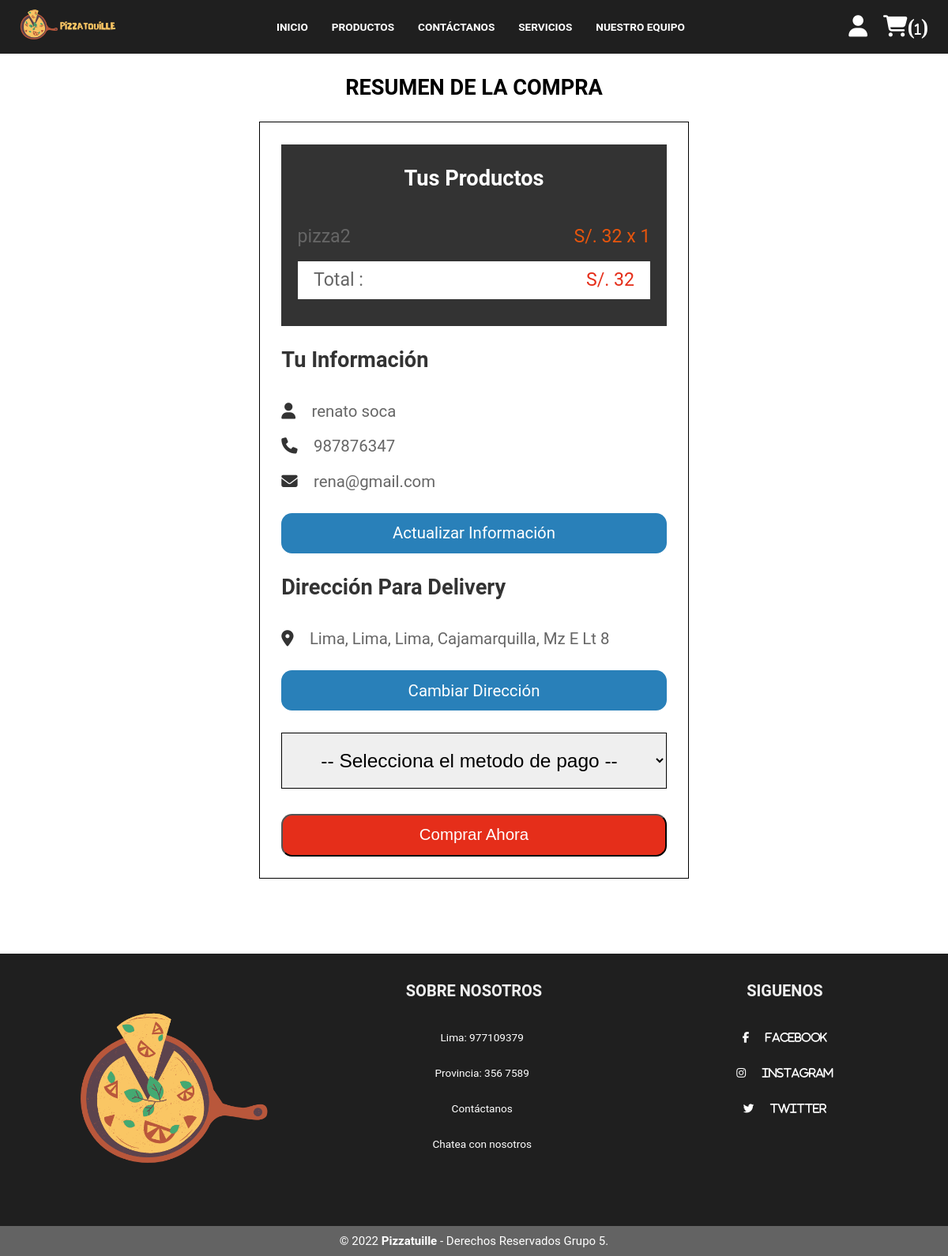
/compra.php (signed in), run on the app's committed database.
### tables this page shows
CREATE TABLE `carrito` (
  `id` int(100) NOT NULL,
  `usuario_id` int(100) NOT NULL,
  `pid` int(100) NOT NULL,
  `nombre` varchar(100) NOT NULL,
  `precio` int(10) NOT NULL,
  `cantidad` int(10) NOT NULL,
  `imagen` varchar(100) NOT NULL
);

CREATE TABLE `usuario` (
  `id` int(100) NOT NULL,
  `nombre` varchar(20) NOT NULL,
  `apellido` varchar(20) NOT NULL,
  `correo` varchar(50) NOT NULL,
  `celular` varchar(11) NOT NULL,
  `contraseña` varchar(50) NOT NULL,
  `direccion` varchar(100) NOT NULL
);

### compra.php (the view, shortened to what this page needs)
<?php
include './BD/conexion.php';
?>
<!DOCTYPE html>
<html lang="es">
<head>
   <link rel="stylesheet" href="./css/usuario_style.css">
</head>
<body>
   <?php include 'front_header.php'; ?>
   <section class="verificar">
   <h1 class="titulo">Resumen de la Compra</h1>
   <form action="" method="post">
      <div class="box-productos">
         <h3>Tus Productos</h3>
         <?php
            $grand_total = 0;
            $select_carrito = $conn->prepare("SELECT * FROM `carrito` WHERE usuario_id = ?");
            $select_carrito->execute([$usuario_id]);
            if($select_carrito->rowCount() > 0){
               while($fetch_carrito = $select_carrito->fetch(PDO::FETCH_ASSOC)){
                  $grand_total += ($fetch_carrito['precio'] * $fetch_carrito['cantidad']);
         ?>
         <p><span class="nombre"><?= $fetch_carrito['nombre']; ?></span><span class="precio">S/. <?= $fetch_carrito['precio']; ?> x <?= $fetch_carrito['cantidad']; ?></span></p>
         <?php
               }
            }else{
               echo '<p class="vacio">Tu Carrito esta vacio!</p>';
            }
         ?>
         <p class="grand-total"><span class="nombre">Total :</span><span class="precio">S/. <?= $grand_total; ?></span></p>
      </div>
      <?php
         $seleccionar_perfil = $conn->prepare("SELECT * FROM `usuario` WHERE id = ?");
         $seleccionar_perfil->execute([$usuario_id]);
         $fetch_usuario = $seleccionar_perfil->fetch(PDO::FETCH_ASSOC);
      ?>
      <div class="info-usuario">
         <h3>Tu información</h3>
         <p><i class="fas fa-user"></i><span><?= $fetch_usuario['nombre'].' '.$fetch_usuario['apellido'] ?></span></p>
         <p><i class="fas fa-phone"></i><span><?= $fetch_usuario['celular'] ?></span></p>
         <p><i class="fas fa-envelope"></i><span><?= $fetch_usuario['correo'] ?></span></p>
         <a href="./upd_perfil.php" class="btn">Actualizar Información</a>
         <h3>Dirección Para Delivery</h3>
         <p><i class="fas fa-map-marker-alt"></i><span><?php if($fetch_usuario['direccion'] == ''){echo 'Por favor, ingrese su dirección';}else{echo $fetch_usuario['direccion'];} ?></span></p>
         <a href="./upd_direccion.php" class="btn">Cambiar Dirección</a>
         <select name="metodo" class="box" required>
            <option value="" disabled selected>-- Selecciona el metodo de pago --</option>
         </select>
         <input type="submit" value="Comprar Ahora" class="btn <?php if($fetch_usuario['direccion'] == ''){echo 'disabled';} ?>" style="width:100%; background:var(--rojo); color:var(--blanco);" name="comprar">
      </div>
   </form>
   </section>
   <?php include 'front_footer.php'; ?>
</body>
</html>

### front_header.php (shortened to what this page needs)
<?php
    if(isset($_SESSION['usuario_id'])){
        $usuario_id = $_SESSION['usuario_id'];
    }else{
        $usuario_id = '';
    };
?>
<header class="header">
    <div class="container">
        <a href="./index.php" class="logo">
                <img src="./img/Logo-Trans.png" alt="Logo-Empresa">
        </a>
        <nav>
            <a href="./index.php">INICIO</a>
            <a href="./productos.php">PRODUCTOS</a>
            <a href="./contactanos.php">CONTÁCTANOS</a>
            <a href="./servicios.php">SERVICIOS</a>
            <a href="./equipo.php">NUESTRO EQUIPO</a>
        </nav>
        <div class="iconos">
            <i id="btn-usuario" class="fa-solid fa-user"></i>
            <?php
                $count_cart_items = $conn->prepare("SELECT * FROM `carrito` WHERE usuario_id = ?");
                $count_cart_items->execute([$usuario_id]);
                $total_cart_items = $count_cart_items->rowCount();
            ?>
            <i id="btn-carrito" class="fa-solid fa-cart-shopping">(<span><?=$total_cart_items ?></span>)</i>
        </div>
    </div>
</header>

### front_footer.php
<footer class="piepag">
    <div class="gr1">
        <div class="box">
            <figure>
                <a href="./index.php">
                    <img src="./img/logo_icons.png" alt="Logo-empresa">
                </a>
            </figure>
        </div>
        <div class="box">
            <h2>SOBRE NOSOTROS</h2>
            <div class="red-social">
                <a href="tel:977109379"><span>Lima: 977109379</span></a>
                <a href="#" ><span>Provincia: 356 7589</span></a>
                <a href="./contactanos.php"><span>Contáctanos</span></a>
                <a href="https://api.whatsapp.com/send?phone?977109379&text=Hola vengo desde su pagina pagina web PIZZATOULLI.
                    " target="_blank"><span>Chatea con nosotros</span></a>
            </div>
        </div>
        <div class="box">
            <h2>SIGUENOS</h2>
            <div class="red-social">
                <a href="https://www.facebook.com/Pizzatouille" target="_blank" class="fa fa-facebook"><span> Facebook</span></a>
                <a href="https://www.instagram.com/pizzatouille/" target="_blank" class="fa fa-instagram"><span> Instagram</span></a>
                <a href="https://twitter.com/VivancoCarranza" target="_blank" class="fa fa-twitter"><span> Twitter </span></a>
            </div>
        </div>
    </div>
    <div class="gr2">
        <small>&copy; 2022 <b>Pizzatuille</b> - Derechos Reservados Grupo 5.</small>
    </div>
</footer>

### css/usuario_style.css (style rules this page uses)
* { margin: 0; padding: 0; box-sizing: border-box; }
body { font-family: 'Roboto', sans-serif; margin: 0; padding: 0; }
html { font-size: 85%; }
:root { --negro-hea:rgb(31, 31, 31); --botones:#2980b9; --rojo:#e52e1a; --naranja:#e6550d; --negro:#333; --blanco:#fff; --blanco-bg:#f5f5f5; --neg-claro:#666; --bordes:.5px solid #000; --sombras:0 .5rem 1rem rgba(0,0,0,.1); }
.titulo { text-align: center; margin-bottom: 2rem; font-size: 2rem; color:#000; text-transform: uppercase; }
.btn-salir, .btn-actualizar, .btn { display: block; width: 100%; margin-top: 1.3rem; border-radius: 1rem; padding:1rem 2rem; font-size: 1.5rem; color:#fff; cursor: pointer; text-decoration: none; text-align: center; }
.btn { background-color: #2980b9; }
.header { position: fixed; background-color: var(--negro-hea); left: 0; right: 0; top: 0; z-index: 10; transition: .4s; }
.header .container { width: 100%; max-width:1300px; display:flex; justify-content: space-between; align-items: center; margin: auto; padding: 5px 15px; }
.header .container .logo img { width: 100%; height: 55px; }
.header .container nav { display: flex; text-align: center; justify-content: center; }
.header .container nav a { padding: 5px 15px; text-decoration: none; font-weight: bold; color: #fff; }
.header .container .iconos { display: flex; }
.header .container .iconos i { font-size: 2em; align-items: center; justify-items: center; justify-content: center; padding: 5px 10px; color: #fff; }
.header .container .iconos i span { font-size: 1.2rem; }
.verificar { margin: 7rem auto; }
.verificar form { max-width: 40rem; margin:0 auto; border:var(--bordes); padding:2rem; }
.verificar form h3 { font-size: 2rem; text-transform: capitalize; padding: 2rem 0; color:var(--negro); }
.verificar form .box-productos { background-color: var(--negro); padding:1.5rem; padding-top: 0; }
.verificar form .box-productos h3 { color:var(--blanco); text-align: center; }
.verificar form .box-productos p { display: flex; align-items: center; gap:1.5rem; justify-content: space-between; margin:1rem 0; line-height: 1.5; font-size: 1.7rem; }
.verificar form .box-productos p .nombre { color:var(--neg-claro); }
.verificar form .box-productos p .precio { color:var(--naranja); }
.verificar form .box-productos .grand-total { background-color: var(--blanco); padding:.5rem 1.5rem; }
.verificar form .box-productos .grand-total .precio { color:var(--rojo); }
.verificar form .info-usuario p { font-size: 1.5rem; line-height: 1.5; padding:.5rem 0; }
.verificar form .info-usuario p i { color:var(--negro); margin-right: 1.5rem; }
.verificar form .info-usuario p span { color:var(--neg-claro); }
.verificar form .info-usuario .box { width: 100%; border:var(--bordes); padding:1.5rem; margin-top: 2rem; margin-bottom: 1rem; font-size: 1.8rem; text-align: center; }
footer { width: 100%; background-color: rgb(31, 31, 31); }
.piepag .gr1 { width: 100%; max-width: 1400px; margin: auto; display:grid; grid-template-columns: repeat(3, 1fr); grid-gap:40px; padding: 35px 30px; }
.piepag .gr1 .box figure { width: 100%; height: 100%; display: flex; justify-content: center; align-items: center; }
.piepag .gr1 .box figure img { width: 100%; height: 20rem; border-radius: 50%; }
.piepag .gr1 .box h2 { color: rgba(255, 255, 255, 0.932); margin-bottom: 25px; font-size: 20px; text-align: center; }
.piepag .gr1 .red-social { display: grid; }
.piepag .gr1 .red-social a { display: flex; width: 100%; line-height: 45px; color: #fff; background-color: transparent; text-align: center; text-decoration: none; justify-content: center; transition: all 300ms ease; }
.piepag .gr1 .red-social a span { padding-left: 1.5rem; }
.piepag .gr2 { background-color: #636363; padding: 10px 5px; text-align: center; color: #fff; }
.piepag .gr2 small { font-size: 15px; }

### data on the page
carrito: nombre "pizza2", precio "32", cantidad "1"
usuario: nombre "renato", apellido "soca", celular "987876347", correo "rena@gmail.com", direccion "Lima, Lima, Lima, Cajamarquilla, Mz E Lt 8", comprar "Comprar Ahora"

### other printed values
$total_cart_items "1"
$grand_total "32"
